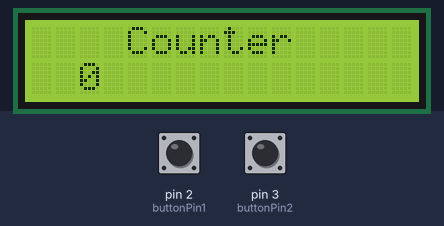
The sketch below on a simulated Arduino Uno, built with avr-gcc and run on an emulated ATmega328P. On the bench: 16×2 character LCD. The test bench sets the inputs (shaded band); at power-on: pin 2 (buttonPin1) LOW, pin 3 (buttonPin2) LOW.

Above: at 1.2 s.
1.3 s: pin 2 (buttonPin1) pulled HIGH for 0.15 s
At 2.6 s:
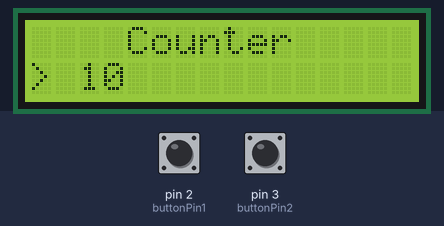
2.9 s: pin 3 (buttonPin2) pulled HIGH for 0.15 s
At 3.4 s:
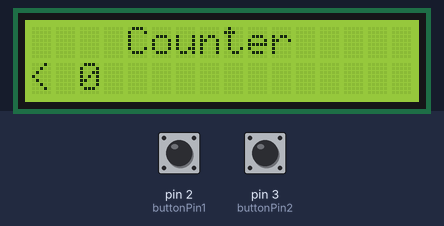
4.5 s: pin 3 (buttonPin2) pulled HIGH for 1 s
At 5.9 s:
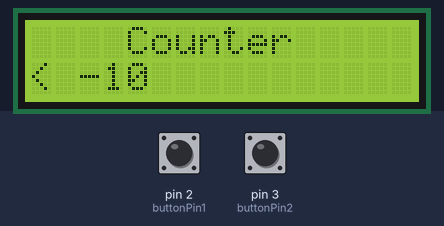
7.0 s: pin 2 (buttonPin1) pulled HIGH for 1 s
At 8.4 s:
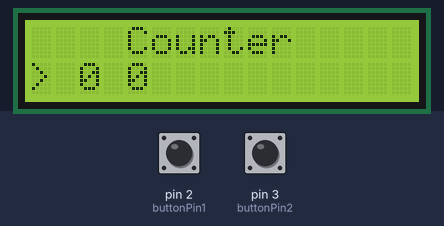
9.5 s: pin 3 (buttonPin2) pulled HIGH for 3.2 s
At 10.9 s:
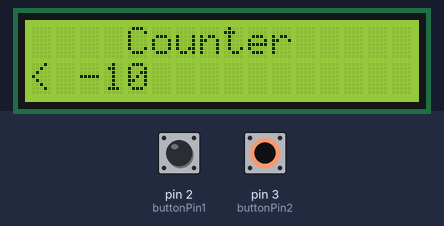
14.2 s: pin 2 (buttonPin1) pulled HIGH for 3.2 s
At 15.0 s:
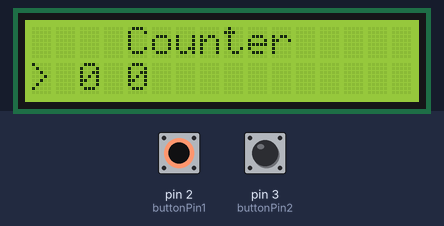
Timing chart, 0 to 17.2 s (numbered marks = the images above; inputs shaded):
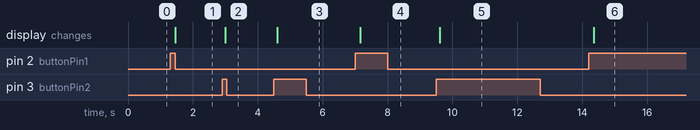

Measured:
- after the input at 1.3 s, the display: changes after 0.16 s (image 1)
- after the input at 2.9 s, the display: changes after 0.10 s (image 2)
- after the input at 4.5 s, the display: changes after 0.11 s (image 3)
- after the input at 7.0 s, the display: changes after 0.15 s (image 4)
- after the input at 9.5 s, the display: changes after 0.11 s (image 5)
- after the input at 14.2 s, the display: changes after 0.15 s (image 6)

The sketch:

Push_button_counter.ino
```cpp
#include <LiquidCrystal_I2C.h>
const int buttonPin1 = 2, buttonPin2 = 3;
int button1_State = 0, button2_State = 0;
int count_value = 0;
int prestate = 0;
LiquidCrystal_I2C lcd(0x27,16,2);
void setup() {
  pinMode(buttonPin1, INPUT);
  pinMode(buttonPin2, INPUT);
  lcd.init();
  lcd.backlight();
  lcd.setCursor(4,0);
  lcd.print("Counter");
  lcd.setCursor(2,1);
  lcd.print(count_value);
}

void loop() {
  button1_State = digitalRead(buttonPin1);
  button2_State = digitalRead(buttonPin2);
  if (button1_State == HIGH && prestate == 0) {
  count_value += 10;
  delay(150);
  prestate = 1;
  lcd.setCursor(0,1);
  lcd.print("> ");
  lcd.print(count_value);
  lcd.print(" ");

  }
  else if (button2_State == HIGH && prestate == 0) {
  count_value -= 10;
  delay(100);
  prestate = 1;
  lcd.setCursor(0,1);
  lcd.print("< ");
  lcd.print(count_value);
  lcd.print(" ");
  }
 else if(button1_State == LOW && button2_State == LOW) {
    prestate = 0;
  }
}
```
